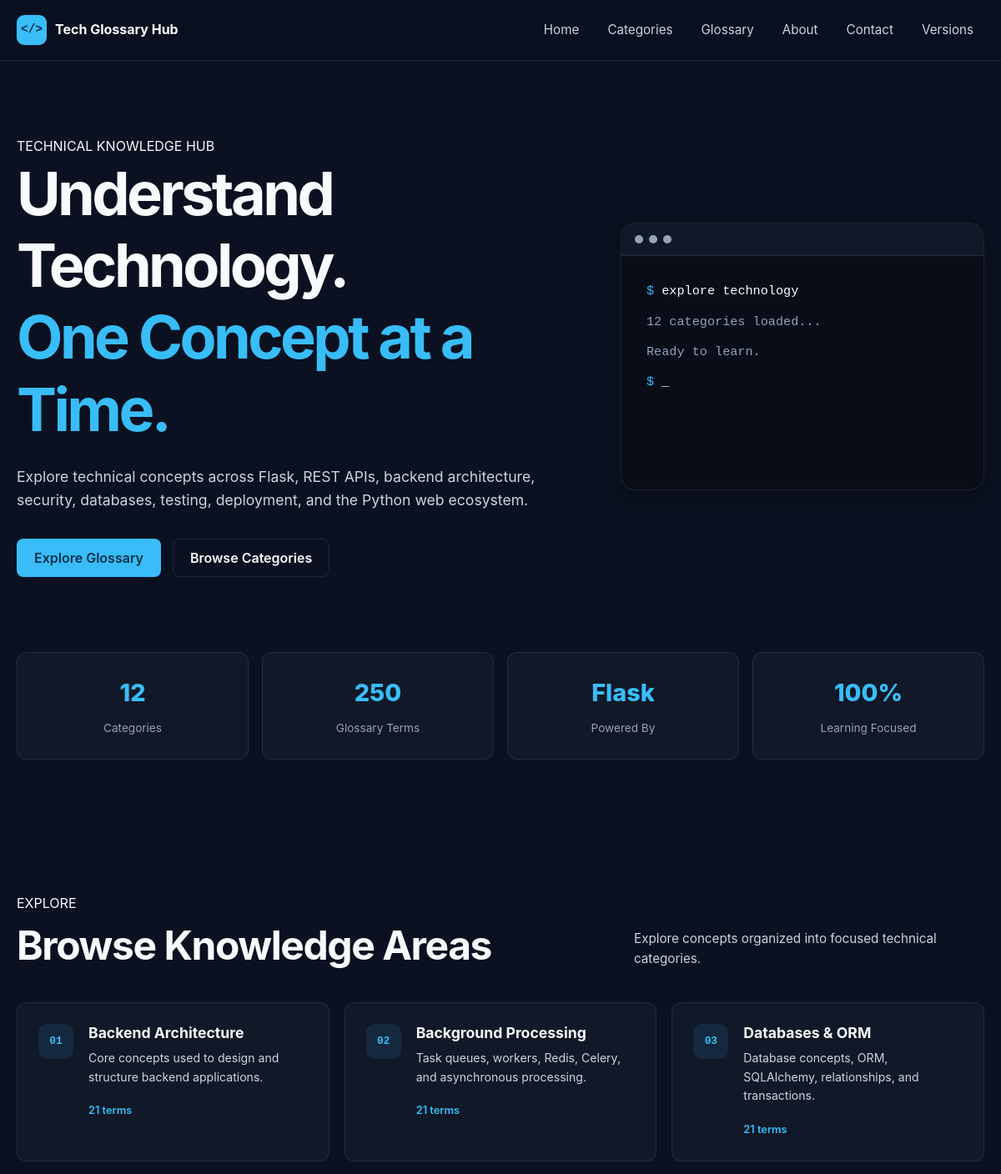
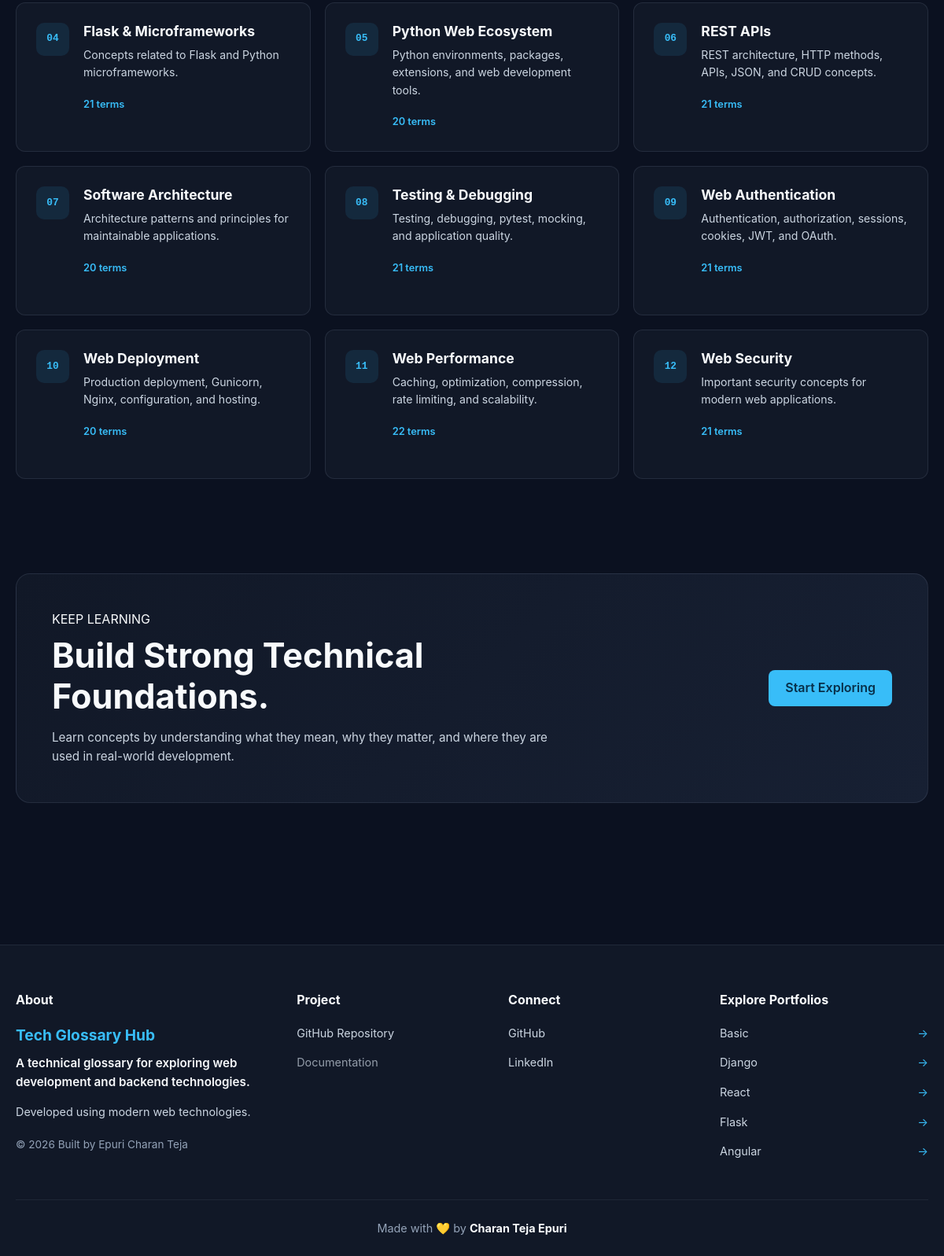
The page / on the database its author committed (2 pictures, top to bottom).
### app/models/category.py (models this page shows, shortened)
class Category(db.Model):
    __tablename__ = "categories"
    id = db.Column(
        db.Integer,
        primary_key=True
    )
    name = db.Column(
        db.String(100),
        nullable=False,
        unique=True
    )
    slug = db.Column(
        db.String(100),
        nullable=False,
        unique=True
    )
    description = db.Column(
        db.Text,
        nullable=True
    )
    created_at = db.Column(
        db.DateTime,
        default=lambda: datetime.now(timezone.utc)
    )
    terms = db.relationship(
        "GlossaryTerm",
        back_populates="category",
        cascade="all, delete-orphan"
    )

### app/routes/main.py (the view)
@main_bp.route("/")
def home():
    categories = Category.query.order_by(
        Category.name.asc()
    ).all()
    total_categories = Category.query.count()
    total_terms = GlossaryTerm.query.count()
    return render_template(
        "home.html",
        categories=categories,
        total_categories=total_categories,
        total_terms=total_terms
    )

### app/templates/home.html (shortened to what this page needs)
{% extends "base.html" %}
{% block content %}
<section class="hero-section">
    <div class="container hero-container">
        <div class="hero-content">
            <span class="eyebrow">
                TECHNICAL KNOWLEDGE HUB
            </span>
            <h1>
                Understand Technology.
                <span>One Concept at a Time.</span>
            </h1>
            <p>
                Explore technical concepts across Flask,
                REST APIs, backend architecture, security,
                databases, testing, deployment, and the
                Python web ecosystem.
            </p>
            <div class="hero-actions">
                <a href="{{ url_for('main.glossary') }}" class="btn btn-primary">
                    Explore Glossary
                </a>
                <a href="#categories" class="btn btn-secondary">
                    Browse Categories
                </a>
            </div>
        </div>
        <div class="hero-card">
            <div class="terminal-header">
                <span></span>
                <span></span>
                <span></span>
            </div>
            <div class="terminal-body">
                <p>
                    <span class="terminal-symbol">$</span>
                    explore technology
                </p>
                <p class="terminal-output">
                    {{ total_categories }} categories loaded...
                </p>
                <p class="terminal-output">
                    Ready to learn.
                </p>
                <p>
                    <span class="terminal-symbol">$</span>
                    _
                </p>
            </div>
        </div>
    </div>
</section>
<section class="stats-section">
    <div class="container stats-grid">
        <div class="stat-card">
            <span class="stat-number">
                {{ total_categories }}
            </span>
            <span class="stat-label">
                Categories
            </span>
        </div>
        <div class="stat-card">
            <span class="stat-number">
                {{ total_terms }}
            </span>
            <span class="stat-label">
                Glossary Terms
            </span>
        </div>
        <div class="stat-card">
            <span class="stat-number">
                Flask
            </span>
            <span class="stat-label">
                Powered By
            </span>
        </div>
        <div class="stat-card">
            <span class="stat-number">
                100%
            </span>
            <span class="stat-label">
                Learning Focused
            </span>
        </div>
    </div>
</section>
<section
    class="categories-section"
    id="categories"
>
    <div class="container">
        <div class="section-heading">
            <div>
                <span class="eyebrow">
                    EXPLORE
                </span>
                <h2>
                    Browse Knowledge Areas
                </h2>
            </div>
            <p>
                Explore concepts organized into focused
                technical categories.
            </p>
        </div>
        <div class="category-grid">
            {% for category in categories %}
            <a href="{{ url_for ('main.category_detail', slug=category.slug) }}" class="category-card category-card-link">
                <div class="category-icon">
                    {{ "%02d" | format(loop.index) }}
                </div>
                <div class="category-content">
                    <h3>
                        {{ category.name }}
                    </h3>
                    <p>
                        {{ category.description }}
                    </p>
                    <span class="category-count">
                        {{ category.terms | length }}
                        terms
                    </span>
                </div>
            </a>
            {% endfor %}
        </div>
    </div>
</section>
<section class="learning-section">
    <div class="container">
        <div class="learning-card">
            <div>
                <span class="eyebrow">
                    KEEP LEARNING
                </span>
                <h2>
                    Build Strong Technical Foundations.
                </h2>
                <p>
                    Learn concepts by understanding what they
                    mean, why they matter, and where they are
                    used in real-world development.
                </p>
            </div>
            <a
                href="#categories"
                class="btn btn-primary"
            >
                Start Exploring
            </a>
        </div>
    </div>
</section>
{% endblock %}

### app/templates/base.html (shortened to what this page needs)
<!DOCTYPE html>
<html lang="en">
<head>
    <link
        rel="stylesheet"
        href="{{ url_for('static', filename='css/style.css') }}"
    >
    <link
        rel="stylesheet"
        href="{{ url_for('static', filename='css/components.css') }}?v=1"
    >
</head>
<body>
    {% include "components/navbar.html" %}
    <main
        id="main-content"
        tabindex="-1"
    >
        {% block content %}{% endblock %}
    </main>
    {% include "components/footer.html" %}
</body>
</html>

### app/templates/components/navbar.html (shortened to what this page needs)
<nav class="navbar">
    <div class="container navbar-container">
        <a href="{{ url_for('main.home') }}" class="brand">
            <span class="brand-mark">&lt;/&gt;</span>
            <span class="brand-text">Tech Glossary Hub</span>
        </a>
        <div class="nav-menu" id="navMenu">
            <a href="{{ url_for('main.home') }}" class="nav-link">
                Home
            </a>
            <a href="{{ url_for('main.categories') }}" class="nav-link">
                Categories
            </a>
            <a href="{{ url_for('main.glossary') }}" class="nav-link">
                Glossary
            </a>
            <a href="{{ url_for('main.about') }}" class="nav-link">
                About
            </a>
            <a href="{{ url_for('main.contact') }}" class="nav-link">
                Contact
            </a>
            <a href="{{ url_for('main.versions') }}" class="nav-link">
                Versions
            </a>
        </div>
    </div>
</nav>

### app/templates/components/footer.html
<footer class="site-footer">
    <div class="container">
        <div class="footer-grid">
            <div class="footer-column">
                <h3 class="footer-title">
                    About
                </h3>
                <p class="footer-project-name">
                    Tech Glossary Hub
                </p>
                <p class="footer-tagline">
                    A technical glossary for exploring
                    web development and backend technologies.
                </p>
                <p class="footer-description">
                    Developed using modern web technologies.
                </p>
                <p class="footer-copyright">
                    © 2026 Built by Epuri Charan Teja
                </p>
            </div>
            <div class="footer-column">
                <h3 class="footer-title">
                    Project
                </h3>
                <ul class="footer-links">
                    <li>
                        <a
                            href="https://github.com/charanepuri/tech-glossary-hub-flask"
                            target="_blank"
                            rel="noopener noreferrer"
                        >
                            GitHub Repository
                        </a>
                    </li>
                    <li>
                        <a
                            href="#"
                            class="footer-disabled-link"
                        >
                            Documentation
                        </a>
                    </li>
                </ul>
            </div>
            <div class="footer-column">
                <h3 class="footer-title">
                    Connect
                </h3>
                <ul class="footer-links">
                    <li>
                        <a
                            href="https://github.com/charanepuri"
                            target="_blank"
                            rel="noopener noreferrer"
                        >
                            GitHub
                        </a>
                    </li>
                    <li>
                        <a
                            href="https://www.linkedin.com/in/charan-teja-972aa9231"
                            target="_blank"
                            rel="noopener noreferrer"
                        >
                            LinkedIn
                        </a>
                    </li>
                </ul>
            </div>
            <div class="footer-column">
                <h3 class="footer-title">
                    Explore Portfolios
                </h3>
                <ul class="footer-links portfolio-links">
                    <li>
                        <a
                            href="https://charanepuri.github.io/PORTFOLIO-USING-HTML-CSS-JS"
                            target="_blank"
                            rel="noopener noreferrer"
                        >
                            <span>Basic</span>
                            <span>→</span>
                        </a>
                    </li>
                    <li>
                        <a
                            href="https://portfolio-site-django.onrender.com"
                            target="_blank"
                            rel="noopener noreferrer"
                        >
                            <span>Django</span>
                            <span>→</span>
                        </a>
                    </li>
                    <li>
                        <a
                            href="https://charan-react-portfolio.vercel.app"
                            target="_blank"
                            rel="noopener noreferrer"
                        >
                            <span>React</span>
                            <span>→</span>
                        </a>
                    </li>
                    <li>
                        <a
                            href="https://flask-developer-dashboard-portfolio.onrender.com/"
                            target="_blank"
                            rel="noopener noreferrer"
                        >
                            <span>Flask</span>
                            <span>→</span>
                        </a>
                    </li>
                    <li>
                        <a
                            href="https://angular-portfolio-sigma-eight.vercel.app/"
                            target="_blank"
                            rel="noopener noreferrer"
                        >
                            <span>Angular</span>
                            <span>→</span>
                        </a>
                    </li>
                </ul>
            </div>
        </div>
        <div class="footer-bottom">
            <p>
                Made with 💛 by
                <strong>
                    Charan Teja Epuri
                </strong>
            </p>
        </div>
    </div>
</footer>

### app/static/css/components.css (style rules this page uses)
.navbar { position: sticky; top: 0; z-index: 1000; background: rgba(11, 17, 32, 0.88); border-bottom: 1px solid var(--border); backdrop-filter: blur(16px); }
.navbar-container { min-height: 72px; display: flex; align-items: center; justify-content: space-between; gap: 30px; }
.brand { display: inline-flex; align-items: center; gap: 10px; flex-shrink: 0; font-weight: 700; }
.brand-mark { display: inline-flex; align-items: center; justify-content: center; width: 36px; height: 36px; border-radius: 9px; background: var(--primary); color: #082f49; font-family: monospace; font-size: 0.9rem; }
.brand-text { color: var(--text); font-size: 1rem; }
.nav-menu { display: flex; align-items: center; gap: 8px; }
.nav-link { padding: 9px 13px; border-radius: var(--radius-sm); color: var(--text-secondary); font-size: 0.95rem; transition: color 0.2s ease, background 0.2s ease; }
.site-footer { margin-top: 80px; padding: 60px 0 24px; background: var(--surface); border-top: 1px solid rgba(148, 163, 184, 0.12); }
.footer-grid { display: grid; grid-template-columns: 1.4fr 1fr 1fr 1.2fr; gap: 48px; padding-bottom: 48px; }
.footer-column { min-width: 0; }
.footer-title { margin: 0 0 20px; color: var(--text); font-size: 1rem; font-weight: 700; }
.footer-project-name { margin: 0 0 8px; color: var(--primary); font-size: 1.2rem; font-weight: 700; }
.footer-tagline { margin: 0 0 14px; color: var(--text); font-size: 0.95rem; font-weight: 600; line-height: 1.6; }
.footer-description { margin: 0 0 18px; color: var(--text-secondary); font-size: 0.9rem; line-height: 1.7; }
.footer-copyright { margin: 0; color: var(--muted); font-size: 0.85rem; line-height: 1.6; }
.footer-links { display: flex; flex-direction: column; gap: 12px; margin: 0; padding: 0; list-style: none; }
.footer-links a { display: inline-flex; align-items: center; gap: 8px; color: var(--text-secondary); font-size: 0.9rem; text-decoration: none; transition: color 0.2s ease, transform 0.2s ease; }
.footer-disabled-link { cursor: default; opacity: 0.7; }
.portfolio-links a { width: 100%; justify-content: space-between; }
.portfolio-links a span:last-child { color: var(--primary); transition: transform 0.2s ease; }
.footer-bottom { display: flex; align-items: center; justify-content: center; padding-top: 24px; border-top: 1px solid rgba(148, 163, 184, 0.10); }
.footer-bottom p { margin: 0; color: var(--muted); font-size: 0.9rem; text-align: center; }
.footer-bottom strong { color: var(--text); }

### rows shown on the page
Category: index "01", name "Backend Architecture", description "Core concepts used to design and structure backend applications.", terms|length "21"
Category: index "02", name "Background Processing", description "Task queues, workers, Redis, Celery, and asynchronous processing.", terms|length "21"
Category: index "03", name "Databases & ORM", description "Database concepts, ORM, SQLAlchemy, relationships, and transactions.", terms|length "21"
Category: index "04", name "Flask & Microframeworks", description "Concepts related to Flask and Python microframeworks.", terms|length "21"
Category: index "05", name "Python Web Ecosystem", description "Python environments, packages, extensions, and web development tools.", terms|length "20"
Category: index "06", name "REST APIs", description "REST architecture, HTTP methods, APIs, JSON, and CRUD concepts.", terms|length "21"
Category: index "07", name "Software Architecture", description "Architecture patterns and principles for maintainable applications.", terms|length "20"
Category: index "08", name "Testing & Debugging", description "Testing, debugging, pytest, mocking, and application quality.", terms|length "21"
Category: index "09", name "Web Authentication", description "Authentication, authorization, sessions, cookies, JWT, and OAuth.", terms|length "21"
Category: index "10", name "Web Deployment", description "Production deployment, Gunicorn, Nginx, configuration, and hosting.", terms|length "20"
Category: index "11", name "Web Performance", description "Caching, optimization, compression, rate limiting, and scalability.", terms|length "22"
Category: index "12", name "Web Security", description "Important security concepts for modern web applications.", terms|length "21"

### other values the page prints
{{ total_categories }} "12"
{{ total_terms }} "250"
